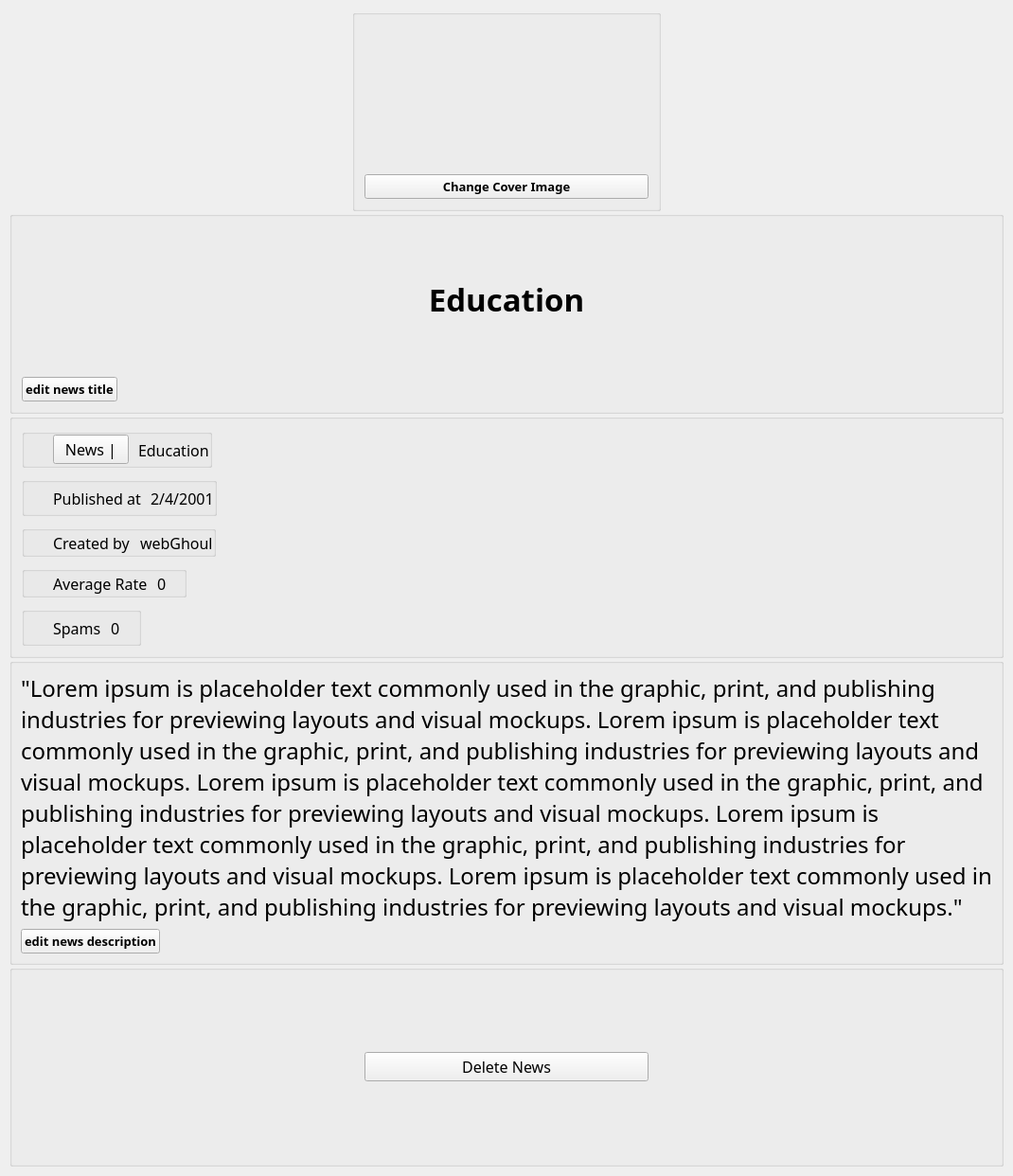
          <widget class="QWidget" name="scrollAreaWidgetContents_4">
           <property name="geometry">
            <rect>
             <x>0</x>
             <y>0</y>
             <width>1070</width>
             <height>1242</height>
            </rect>
           </property>
           <layout class="QVBoxLayout" name="verticalLayout_22">
            <property name="spacing">
             <number>0</number>
            </property>
            <property name="leftMargin">
             <number>10</number>
            </property>
            <property name="topMargin">
             <number>10</number>
            </property>
            <property name="rightMargin">
             <number>10</number>
            </property>
            <property name="bottomMargin">
             <number>10</number>
            </property>
            <item alignment="Qt::AlignHCenter">
             <widget class="QGroupBox" name="coverImgGroup">
              <property name="maximumSize">
               <size>
                <width>16777215</width>
                <height>16777215</height>
               </size>
              </property>
              <property name="styleSheet">
               <string notr="true"/>
              </property>
              <property name="title">
               <string/>
              </property>
              <layout class="QVBoxLayout" name="verticalLayout_16">
               <property name="spacing">
                <number>10</number>
               </property>
               <property name="leftMargin">
                <number>10</number>
               </property>
               <property name="topMargin">
                <number>10</number>
               </property>
               <property name="rightMargin">
                <number>10</number>
               </property>
               <property name="bottomMargin">
                <number>10</number>
               </property>
               <item>
                <widget class="QLabel" name="coverImg">
                 <property name="minimumSize">
                  <size>
                   <width>0</width>
                   <height>0</height>
                  </size>
                 </property>
                 <property name="maximumSize">
                  <size>
                   <width>800</width>
                   <height>400</height>
                  </size>
                 </property>
                 <property name="styleSheet">
                  <string notr="true"/>
                 </property>
                 <property name="text">
                  <string/>
                 </property>
                 <property name="pixmap">
                  <pixmap>../../webGhoul/web-development/imgs/ayesha-firdaus-c3esWyvW3E4-unsplash.jpg</pixmap>
                 </property>
                 <property name="scaledContents">
                  <bool>true</bool>
                 </property>
                 <property name="alignment">
                  <set>Qt::AlignCenter</set>
                 </property>
                </widget>
               </item>
               <item alignment="Qt::AlignLeft">
                <widget class="QPushButton" name="edit_news_cover_img_btn">
                 <property name="minimumSize">
                  <size>
                   <width>300</width>
                   <height>0</height>
                  </size>
                 </property>
                 <property name="font">
                  <font>
                   <family>Kozuka Gothic Pr6N B</family>
                   <pointsize>10</pointsize>
                   <weight>75</weight>
                   <bold>true</bold>
                  </font>
                 </property>
                 <property name="cursor">
                  <cursorShape>PointingHandCursor</cursorShape>
                 </property>
                 <property name="text">
                  <string>Change Cover Image</string>
                 </property>
                </widget>
               </item>
              </layout>
             </widget>
            </item>
            <item>
             <widget class="QGroupBox" name="titleGroup">
              <property name="title">
               <string/>
              </property>
              <layout class="QVBoxLayout" name="verticalLayout_15">
               <property name="spacing">
                <number>5</number>
               </property>
               <property name="leftMargin">
                <number>10</number>
               </property>
               <property name="topMargin">
                <number>10</number>
               </property>
               <property name="rightMargin">
                <number>10</number>
               </property>
               <property name="bottomMargin">
                <number>10</number>
               </property>
               <item>
                <widget class="QLabel" name="news_title">
                 <property name="minimumSize">
                  <size>
                   <width>0</width>
                   <height>0</height>
                  </size>
                 </property>
                 <property name="maximumSize">
                  <size>
                   <width>16777215</width>
                   <height>16777215</height>
                  </size>
                 </property>
                 <property name="font">
                  <font>
                   <family>Segoe UI Semibold</family>
                   <pointsize>25</pointsize>
                   <weight>75</weight>
                   <bold>true</bold>
                  </font>
                 </property>
                 <property name="styleSheet">
                  <string notr="true"/>
                 </property>
                 <property name="lineWidth">
                  <number>1</number>
                 </property>
                 <property name="text">
                  <string>Education</string>
                 </property>
                 <property name="scaledContents">
                  <bool>false</bool>
                 </property>
                 <property name="alignment">
                  <set>Qt::AlignCenter</set>
                 </property>
                 <property name="wordWrap">
                  <bool>true</bool>
                 </property>
                </widget>
               </item>
               <item alignment="Qt::AlignLeft">
                <widget class="QPushButton" name="edit_news_title_btn">
                 <property name="font">
                  <font>
                   <family>Kozuka Gothic Pr6N B</family>
                   <pointsize>10</pointsize>
                   <weight>75</weight>
                   <bold>true</bold>
                  </font>
                 </property>
                 <property name="cursor">
                  <cursorShape>PointingHandCursor</cursorShape>
                 </property>
                 <property name="text">
                  <string>edit news title</string>
                 </property>
                </widget>
               </item>
              </layout>
             </widget>
            </item>
            <item>
             <widget class="QGroupBox" name="infoGroup">
              <property name="font">
               <font>
                <pointsize>12</pointsize>
               </font>
              </property>
              <property name="title">
               <string/>
              </property>
              <layout class="QVBoxLayout" name="verticalLayout_13">
               <property name="spacing">
                <number>10</number>
               </property>
               <property name="leftMargin">
                <number>10</number>
               </property>
               <property name="topMargin">
                <number>10</number>
               </property>
               <property name="rightMargin">
                <number>10</number>
               </property>
               <property name="bottomMargin">
                <number>10</number>
               </property>
               <item alignment="Qt::AlignLeft">
                <widget class="QGroupBox" name="categoryGroup">
                 <property name="minimumSize">
                  <size>
                   <width>0</width>
                   <height>30</height>
                  </size>
                 </property>
                 <property name="title">
                  <string/>
                 </property>
                 <layout class="QHBoxLayout" name="horizontalLayout_22">
                  <property name="spacing">
                   <number>10</number>
                  </property>
                  <property name="leftMargin">
                   <number>0</number>
                  </property>
                  <property name="topMargin">
                   <number>0</number>
                  </property>
                  <property name="rightMargin">
                   <number>0</number>
                  </property>
                  <property name="bottomMargin">
                   <number>0</number>
                  </property>
                  <item>
                   <widget class="QLabel" name="arrowIcon">
                    <property name="minimumSize">
                     <size>
                      <width>20</width>
                      <height>20</height>
                     </size>
                    </property>
                    <property name="maximumSize">
                     <size>
                      <width>20</width>
                      <height>20</height>
                     </size>
                    </property>
                    <property name="text">
                     <string/>
                    </property>
                    <property name="scaledContents">
                     <bool>true</bool>
                    </property>
                   </widget>
                  </item>
                  <item>
                   <widget class="QPushButton" name="news_btn">
                    <property name="font">
                     <font>
                      <family>Kozuka Gothic Pr6N B</family>
                      <pointsize>12</pointsize>
                     </font>
                    </property>
                    <property name="cursor">
                     <cursorShape>PointingHandCursor</cursorShape>
                    </property>
                    <property name="text">
                     <string>News |</string>
                    </property>
                   </widget>
                  </item>
                  <item alignment="Qt::AlignLeft">
                   <widget class="QLabel" name="categoryLabel">
                    <property name="font">
                     <font>
                      <family>Kozuka Gothic Pr6N B</family>
                      <pointsize>12</pointsize>
                     </font>
                    </property>
                    <property name="styleSheet">
                     <string notr="true"/>
                    </property>
                    <property name="text">
                     <string>Education</string>
                    </property>
                   </widget>
                  </item>
                 </layout>
                </widget>
               </item>
               <item alignment="Qt::AlignLeft">
                <widget class="QGroupBox" name="publihedGroup">
                 <property name="title">
                  <string/>
                 </property>
                 <layout class="QHBoxLayout" name="horizontalLayout_23">
                  <property name="spacing">
                   <number>10</number>
                  </property>
                  <property name="leftMargin">
                   <number>0</number>
                  </property>
                  <property name="topMargin">
                   <number>0</number>
                  </property>
                  <property name="rightMargin">
                   <number>0</number>
                  </property>
                  <property name="bottomMargin">
                   <number>0</number>
                  </property>
                  <item>
                   <widget class="QLabel" name="space1">
                    <property name="minimumSize">
                     <size>
                      <width>20</width>
                      <height>20</height>
                     </size>
                    </property>
                    <property name="maximumSize">
                     <size>
                      <width>20</width>
                      <height>20</height>
                     </size>
                    </property>
                    <property name="text">
                     <string/>
                    </property>
                    <property name="scaledContents">
                     <bool>true</bool>
                    </property>
                   </widget>
                  </item>
                  <item alignment="Qt::AlignLeft">
                   <widget class="QLabel" name="publishedLabel">
                    <property name="font">
                     <font>
                      <family>Kozuka Gothic Pr6N B</family>
                      <pointsize>12</pointsize>
                     </font>
                    </property>
                    <property name="styleSheet">
                     <string notr="true"/>
                    </property>
                    <property name="text">
                     <string>Published at</string>
                    </property>
                   </widget>
                  </item>
                  <item>
                   <widget class="QLabel" name="news_date">
                    <property name="font">
                     <font>
                      <family>Kozuka Gothic Pr6N B</family>
                      <pointsize>12</pointsize>
                     </font>
                    </property>
                    <property name="styleSheet">
                     <string notr="true"/>
                    </property>
                    <property name="text">
                     <string>2/4/2001</string>
                    </property>
                   </widget>
                  </item>
                 </layout>
                </widget>
               </item>
               <item alignment="Qt::AlignLeft">
                <widget class="QGroupBox" name="crreatedyGroup">
                 <property name="font">
                  <font>
                   <pointsize>10</pointsize>
                  </font>
                 </property>
                 <property name="title">
                  <string/>
                 </property>
                 <layout class="QHBoxLayout" name="horizontalLayout_24">
                  <property name="spacing">
                   <number>10</number>
                  </property>
                  <property name="leftMargin">
                   <number>0</number>
                  </property>
                  <property name="topMargin">
                   <number>0</number>
                  </property>
                  <property name="rightMargin">
                   <number>0</number>
                  </property>
                  <property name="bottomMargin">
                   <number>0</number>
                  </property>
                  <item>
                   <widget class="QLabel" name="space">
                    <property name="minimumSize">
                     <size>
                      <width>20</width>
                      <height>20</height>
                     </size>
                    </property>
                    <property name="maximumSize">
                     <size>
                      <width>20</width>
                      <height>20</height>
                     </size>
                    </property>
                    <property name="text">
                     <string/>
                    </property>
                    <property name="scaledContents">
                     <bool>true</bool>
                    </property>
                   </widget>
                  </item>
                  <item alignment="Qt::AlignLeft">
                   <widget class="QLabel" name="createdByLabel">
                    <property name="font">
                     <font>
                      <family>Kozuka Gothic Pr6N B</family>
                      <pointsize>12</pointsize>
                     </font>
                    </property>
                    <property name="styleSheet">
                     <string notr="true"/>
                    </property>
                    <property name="text">
                     <string>Created by</string>
                    </property>
                   </widget>
                  </item>
                  <item>
                   <widget class="QLabel" name="creator">
                    <property name="font">
                     <font>
                      <family>Kozuka Gothic Pr6N B</family>
                      <pointsize>12</pointsize>
                     </font>
                    </property>
                    <property name="styleSheet">
                     <string notr="true"/>
                    </property>
                    <property name="text">
                     <string>webGhoul</string>
                    </property>
                   </widget>
                  </item>
                 </layout>
                </widget>
               </item>
               <item alignment="Qt::AlignLeft">
                <widget class="QGroupBox" name="average_rate_group">
                 <property name="font">
                  <font>
                   <pointsize>10</pointsize>
                  </font>
                 </property>
                 <property name="title">
                  <string/>
                 </property>
                 <layout class="QHBoxLayout" name="horizontalLayout_17">
                  <property name="spacing">
                   <number>10</number>
                  </property>
                  <property name="leftMargin">
                   <number>0</number>
                  </property>
                  <property name="topMargin">
                   <number>0</number>
                  </property>
                  <property name="rightMargin">
                   <number>0</number>
                  </property>
                  <property name="bottomMargin">
                   <number>0</number>
                  </property>
                  <item>
                   <widget class="QLabel" name="space_3">
                    <property name="minimumSize">
                     <size>
                      <width>20</width>
                      <height>20</height>
                     </size>
                    </property>
                    <property name="maximumSize">
                     <size>
                      <width>20</width>
                      <height>20</height>
                     </size>
                    </property>
                    <property name="text">
                     <string/>
                    </property>
                    <property name="scaledContents">
                     <bool>true</bool>
                    </property>
                   </widget>
                  </item>
                  <item>
                   <widget class="QLabel" name="average_rate_label">
                    <property name="font">
                     <font>
                      <family>Kozuka Gothic Pr6N B</family>
                      <pointsize>12</pointsize>
                     </font>
                    </property>
                    <property name="styleSheet">
                     <string notr="true"/>
                    </property>
                    <property name="text">
                     <string>Average Rate</string>
                    </property>
                   </widget>
                  </item>
                  <item>
                   <widget class="QLabel" name="average_rate_num">
                    <property name="font">
                     <font>
                      <family>Kozuka Gothic Pr6N B</family>
                      <pointsize>12</pointsize>
                     </font>
                    </property>
                    <property name="styleSheet">
                     <string notr="true"/>
                    </property>
                    <property name="text">
                     <string>0</string>
                    </property>
                   </widget>
                  </item>
                  <item>
                   <widget class="QLabel" name="stars">
                    <property name="maximumSize">
                     <size>
                      <width>20</width>
                      <height>20</height>
                     </size>
                    </property>
                    <property name="text">
                     <string/>
                    </property>
                    <property name="scaledContents">
                     <bool>true</bool>
                    </property>
                    <property name="alignment">
                     <set>Qt::AlignCenter</set>
                    </property>
                   </widget>
                  </item>
                 </layout>
                </widget>
               </item>
               <item alignment="Qt::AlignLeft">
                <widget class="QGroupBox" name="spams_number_group">
                 <property name="font">
                  <font>
                   <pointsize>12</pointsize>
                  </font>
                 </property>
                 <property name="title">
                  <string/>
                 </property>
                 <layout class="QHBoxLayout" name="horizontalLayout_25">
                  <property name="spacing">
                   <number>10</number>
                  </property>
                  <property name="leftMargin">
                   <number>0</number>
                  </property>
                  <property name="topMargin">
                   <number>0</number>
                  </property>
                  <property name="rightMargin">
                   <number>0</number>
                  </property>
                  <property name="bottomMargin">
                   <number>0</number>
                  </property>
                  <item>
                   <widget class="QLabel" name="space_4">
                    <property name="minimumSize">
                     <size>
                      <width>20</width>
                      <height>20</height>
                     </size>
                    </property>
                    <property name="maximumSize">
                     <size>
                      <width>20</width>
                      <height>20</height>
                     </size>
                    </property>
                    <property name="text">
                     <string/>
                    </property>
                    <property name="scaledContents">
                     <bool>true</bool>
                    </property>
                   </widget>
                  </item>
                  <item>
                   <widget class="QLabel" name="spam_label">
                    <property name="font">
                     <font>
                      <family>Kozuka Gothic Pr6N B</family>
                      <pointsize>12</pointsize>
                     </font>
                    </property>
                    <property name="styleSheet">
                     <string notr="true"/>
                    </property>
                    <property name="text">
                     <string>Spams</string>
                    </property>
                   </widget>
                  </item>
                  <item>
                   <widget class="QLabel" name="spam_num_label">
                    <property name="font">
                     <font>
                      <family>Kozuka Gothic Pr6N B</family>
                      <pointsize>12</pointsize>
                     </font>
                    </property>
                    <property name="styleSheet">
                     <string notr="true"/>
                    </property>
                    <property name="text">
                     <string>0</string>
                    </property>
                   </widget>
                  </item>
                  <item>
                   <widget class="QLabel" name="spams">
                    <property name="maximumSize">
                     <size>
                      <width>20</width>
                      <height>20</height>
                     </size>
                    </property>
                    <property name="text">
                     <string/>
                    </property>
                    <property name="scaledContents">
                     <bool>true</bool>
                    </property>
                    <property name="alignment">
                     <set>Qt::AlignCenter</set>
                    </property>
                   </widget>
                  </item>
                 </layout>
                </widget>
               </item>
              </layout>
             </widget>
            </item>
            <item>
             <widget class="QGroupBox" name="descriptionGroup">
              <property name="title">
               <string/>
              </property>
              <layout class="QVBoxLayout" name="verticalLayout_17">
               <item>
                <widget class="QLabel" name="news_description">
                 <property name="minimumSize">
                  <size>
                   <width>600</width>
                   <height>0</height>
                  </size>
                 </property>
                 <property name="font">
                  <font>
                   <family>Kozuka Gothic Pr6N B</family>
                   <pointsize>18</pointsize>
                  </font>
                 </property>
                 <property name="styleSheet">
                  <string notr="true"/>
                 </property>
                 <property name="text">
                  <string>&quot;Lorem ipsum is placeholder text commonly used in the graphic, print, and publishing industries for previewing layouts and visual mockups. Lorem ipsum is placeholder text commonly used in the graphic, print, and publishing industries for previewing layouts and visual mockups. Lorem ipsum is placeholder text commonly used in the graphic, print, and publishing industries for previewing layouts and visual mockups. Lorem ipsum is placeholder text commonly used in the graphic, print, and publishing industries for previewing layouts and visual mockups. Lorem ipsum is placeholder text commonly used in the graphic, print, and publishing industries for previewing layouts and visual mockups.&quot;</string>
                 </property>
                 <property name="alignment">
                  <set>Qt::AlignLeading|Qt::AlignLeft|Qt::AlignTop</set>
                 </property>
                 <property name="wordWrap">
                  <bool>true</bool>
                 </property>
                </widget>
               </item>
               <item alignment="Qt::AlignLeft">
                <widget class="QPushButton" name="edit_news_desc_btn">
                 <property name="font">
                  <font>
                   <family>Kozuka Gothic Pr6N B</family>
                   <pointsize>10</pointsize>
                   <weight>75</weight>
                   <bold>true</bold>
                  </font>
                 </property>
                 <property name="cursor">
                  <cursorShape>PointingHandCursor</cursorShape>
                 </property>
                 <property name="text">
                  <string>edit news description</string>
                 </property>
                </widget>
               </item>
              </layout>
             </widget>
            </item>
            <item>
             <widget class="QGroupBox" name="groupBox_15">
              <property name="title">
               <string/>
              </property>
              <layout class="QHBoxLayout" name="horizontalLayout_14">
               <property name="spacing">
                <number>200</number>
               </property>
               <property name="leftMargin">
                <number>20</number>
               </property>
               <property name="topMargin">
                <number>20</number>
               </property>
               <property name="rightMargin">
                <number>20</number>
               </property>
               <property name="bottomMargin">
                <number>20</number>
               </property>
               <item alignment="Qt::AlignHCenter">
                <widget class="QPushButton" name="delete_news_btn">
                 <property name="minimumSize">
                  <size>
                   <width>300</width>
                   <height>0</height>
                  </size>
                 </property>
                 <property name="font">
                  <font>
                   <family>Kozuka Gothic Pr6N B</family>
                   <pointsize>12</pointsize>
                  </font>
                 </property>
                 <property name="cursor">
                  <cursorShape>PointingHandCursor</cursorShape>
                 </property>
                 <property name="styleSheet">
                  <string notr="true"/>
                 </property>
                 <property name="text">
                  <string>Delete News</string>
                 </property>
                </widget>
               </item>
              </layout>
             </widget>
            </item>
           </layout>
          </widget>
